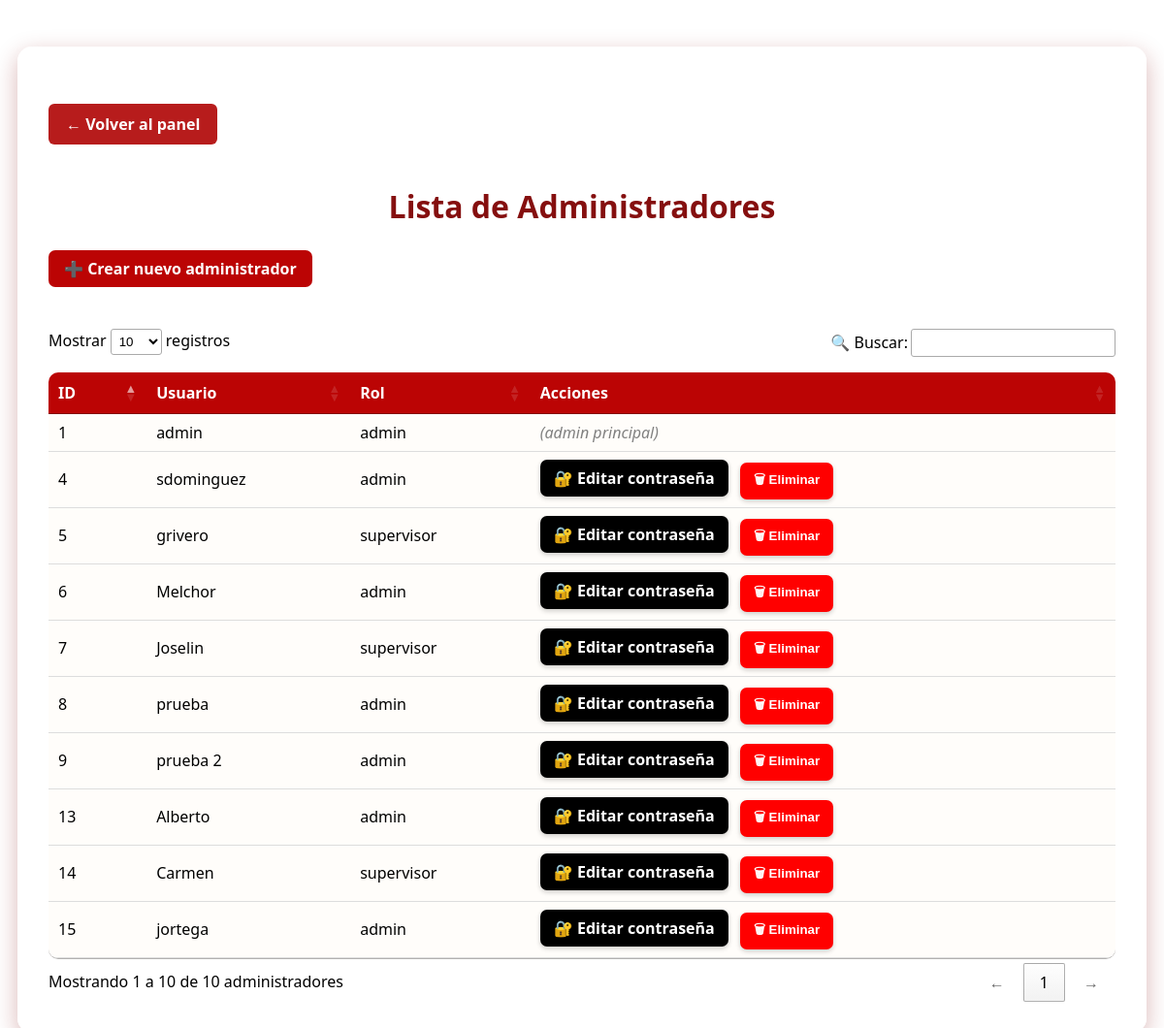
Page /admin/usuarios (signed in) on the earlier database version.
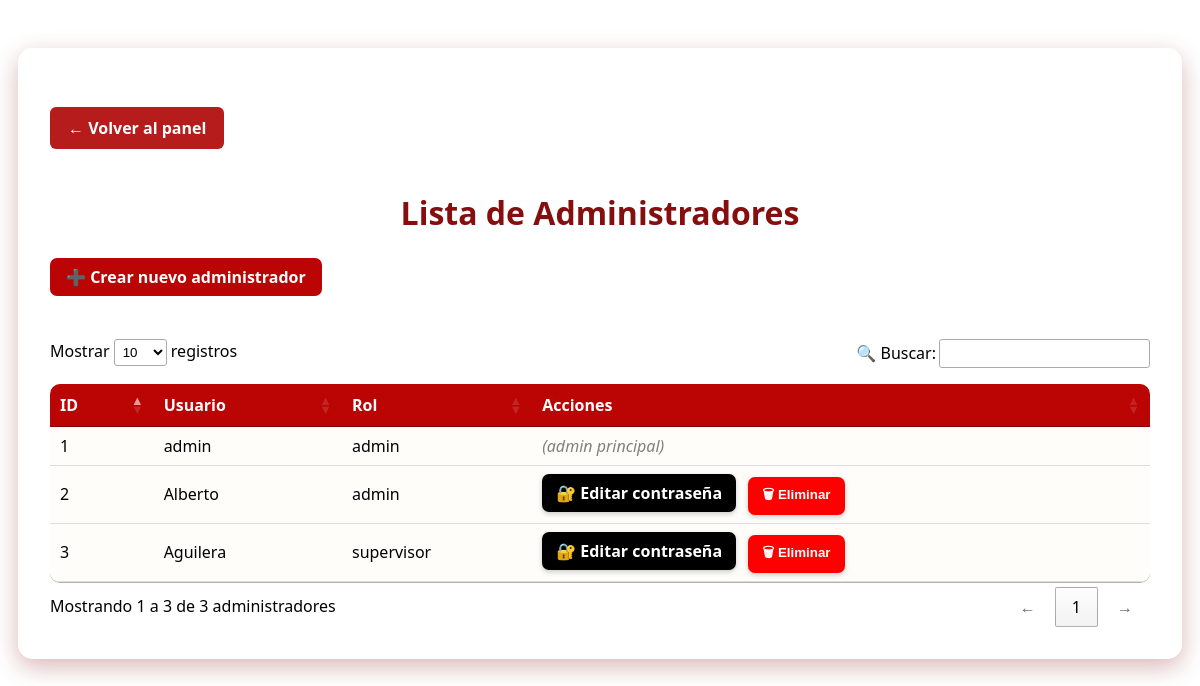
Same page on the later database version.
### app/models.py (models this page shows, shortened)
class Admin(db.Model):
    id = db.Column(db.Integer, primary_key=True)
    usuario = db.Column(db.String(80), unique=True, nullable=False)
    password_hash = db.Column(db.String(512), nullable=False)
    rol = db.Column(db.String(20), default='admin')  # 'admin' o 'supervisor'

### app/routes.py (the view)
@app.route('/admin/usuarios')
@requiere_rol('admin')
def lista_administradores():
    if 'admin_id' not in session:
        return redirect(url_for('login'))
    administradores = Admin.query.all()
    return render_template('lista_administradores.html', administradores=administradores)

### app/__init__.py (called while the page is built)
@app.before_request
def mantener_sesion_activa():
    session.permanent = True

### app/routes.py (called while the page is built, shortened)
def requiere_rol(*roles_permitidos):
    def decorator(f):
        @wraps(f)
        def wrapper(*args, **kwargs):
            if 'admin_id' not in session:
                return redirect(url_for('login'))
            rol = session.get('rol')
            if rol not in roles_permitidos:
                flash("No tienes permiso para acceder a esta sección", "error")
                return redirect(url_for('panel_admin'))
            return f(*args, **kwargs)
        return wrapper
    return decorator

@app.before_request
def refrescar_timeout():
    if "admin_id" in session:
        now = datetime.utcnow()
        last = session.get("last_activity", now)
        if hasattr(last, "tzinfo") and last.tzinfo is not None:
            last = last.astimezone(timezone.utc).replace(tzinfo=None)

### app/templates/lista_administradores.html (shortened to what this page needs)
<!DOCTYPE html>
<html lang="es">
<head>
    <link rel="stylesheet" href="{{ url_for('static', filename='css/lista_administradores.css') }}">
    <link rel="stylesheet" href="https://cdn.datatables.net/1.13.6/css/jquery.dataTables.min.css">
</head>
<body>
    <div class="admin-contenedor" style="max-width:1100px;">
        <a href="{{ url_for('panel_admin') }}" class="btn-volver" style="margin-top:1.7em; display:inline-block;">← Volver al panel</a>
        <h1>Lista de Administradores</h1>
        <div style="margin-bottom:1.7em;">
            <a href="{{ url_for('crear_admin') }}" class="btn btn-primary">➕ Crear nuevo administrador</a>
        </div>
        <div class="table-responsive">
            <table id="tabla-admins">
                <thead>
                    <tr>
                        <th>ID</th>
                        <th>Usuario</th>
                        <th>Rol</th>
                        <th>Acciones</th>
                    </tr>
                </thead>
                <tbody>
                    {% for admin in administradores %}
                    <tr>
                        <td>{{ admin.id }}</td>
                        <td>{{ admin.usuario }}</td>
                        <td>{{ admin.rol }}</td>
                        <td>
                            {% if admin.usuario != 'admin' %}
                                <a href="{{ url_for('editar_contrasena_admin', admin_id=admin.id) }}" class="btn btn-warning" style="margin-right: 0.5em;">
                                    🔐 Editar contraseña
                                </a>
                                <form action="{{ url_for('eliminar_administrador', admin_id=admin.id) }}" method="POST" style="display:inline;">
                                    <button type="submit" class="btn-danger" onclick="return confirm('¿Seguro que deseas eliminar este administrador?');">
                                        🗑 Eliminar
                                    </button>
                                </form>
                            {% else %}
                                <span style="color: gray; font-style: italic;">(admin principal)</span>
                            {% endif %}
                        </td>
                    </tr>
                    {% endfor %}
                </tbody>
            </table>
        </div>
    </div>
</body>
</html>

### app/static/css/lista_administradores.css (style rules this page uses)
:root { --rojo-principal: #bb0404; --rojo-profundo: #850f0f; --dorado: #e9b800; --blanco: #fff; --fondo-crema: #fffdfa; --sombra-roja: rgba(133, 15, 15, 0.3); }
a.btn-volver, button.btn-volver { display: inline-block; margin: 20px 0; padding: 10px 18px; background-color: #b71c1c !important; color: white !important; border-radius: 6px; text-decoration: none; font-weight: bold; transition: background-color 0.3s ease, transform 0.1s ease; }
.admin-contenedor { background: rgba(255, 255, 255, 0.94); backdrop-filter: blur(8px); border-radius: 15px; box-shadow: 0 8px 24px var(--sombra-roja); padding: 2rem; margin: 3rem auto; width: 96%; max-width: 1100px; }
h1 { color: var(--rojo-profundo); text-align: center; margin-bottom: 1.5rem; }
.btn { display: inline-block; padding: 0.5rem 1rem; border-radius: 7px; font-weight: bold; text-decoration: none; transition: background 0.2s, transform 0.15s; cursor: pointer; border: none; }
.btn-primary { background: var(--rojo-principal); color: var(--blanco); }
.btn-warning { background: #f39c12; color: var(--blanco); }
.btn-danger { background: #e74c3c; color: var(--blanco); }
.table-responsive { overflow-x: auto; }
table { width: 100%; border-collapse: collapse; border-radius: 10px; overflow: hidden; background: var(--fondo-crema); }
th { background: var(--rojo-principal); color: var(--blanco); font-weight: bold; padding: 0.8rem; text-align: left; }
td { padding: 0.8rem; border-bottom: 1px solid #ddd; }
.btn-warning { background-color: #000000; color: #ffffff; border: none; padding: 8px 14px; font-weight: bold; border-radius: 7px; display: inline-flex; align-items: center; gap: 6px; cursor: pointer; box-shadow: 0 2px 5px rgba(0,0,0,0.2); transition: background 0.2s ease, transform 0.1s ease; }
.btn-danger { background-color: #ff0000; color: #ffffff; border: none; padding: 8px 14px; font-weight: bold; border-radius: 7px; display: inline-flex; align-items: center; gap: 6px; cursor: pointer; box-shadow: 0 2px 5px rgba(0,0,0,0.2); transition: background 0.2s ease, transform 0.1s ease; }

Differences in the rows shown:
removed Admin: id "4", usuario "sdominguez", rol "admin"
removed Admin: id "5", usuario "grivero", rol "supervisor"
removed Admin: id "6", usuario "Melchor", rol "admin"
removed Admin: id "7", usuario "Joselin", rol "supervisor"
removed Admin: id "8", usuario "prueba", rol "admin"
removed Admin: id "9", usuario "prueba 2", rol "admin"
removed Admin: id "13", usuario "Alberto", rol "admin"
removed Admin: id "14", usuario "Carmen", rol "supervisor"
removed Admin: id "15", usuario "jortega", rol "admin"
added Admin: id "2", usuario "Alberto", rol "admin"
added Admin: id "3", usuario "Aguilera", rol "supervisor"
Other differences:
text written by a page script: "Mostrar registros 🔍 Buscar: Mostrando 1 a 10 de 10 administradores ← 1 →" → "Mostrar registros 🔍 Buscar: Mostrando 1 a 3 de 3 administradores ← 1 →"
